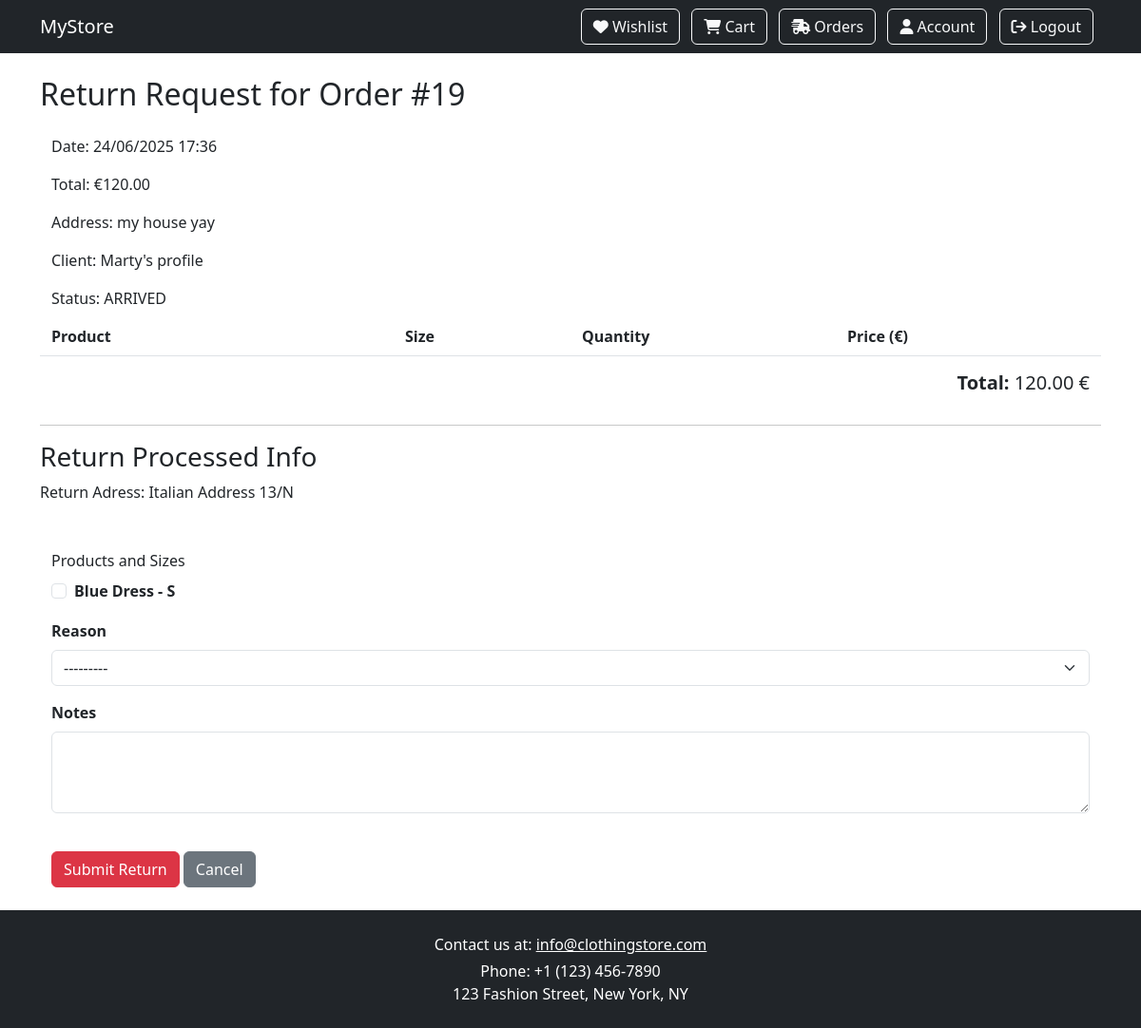
Page /shop/order/19/return/confirm (signed in) on the earlier database version.
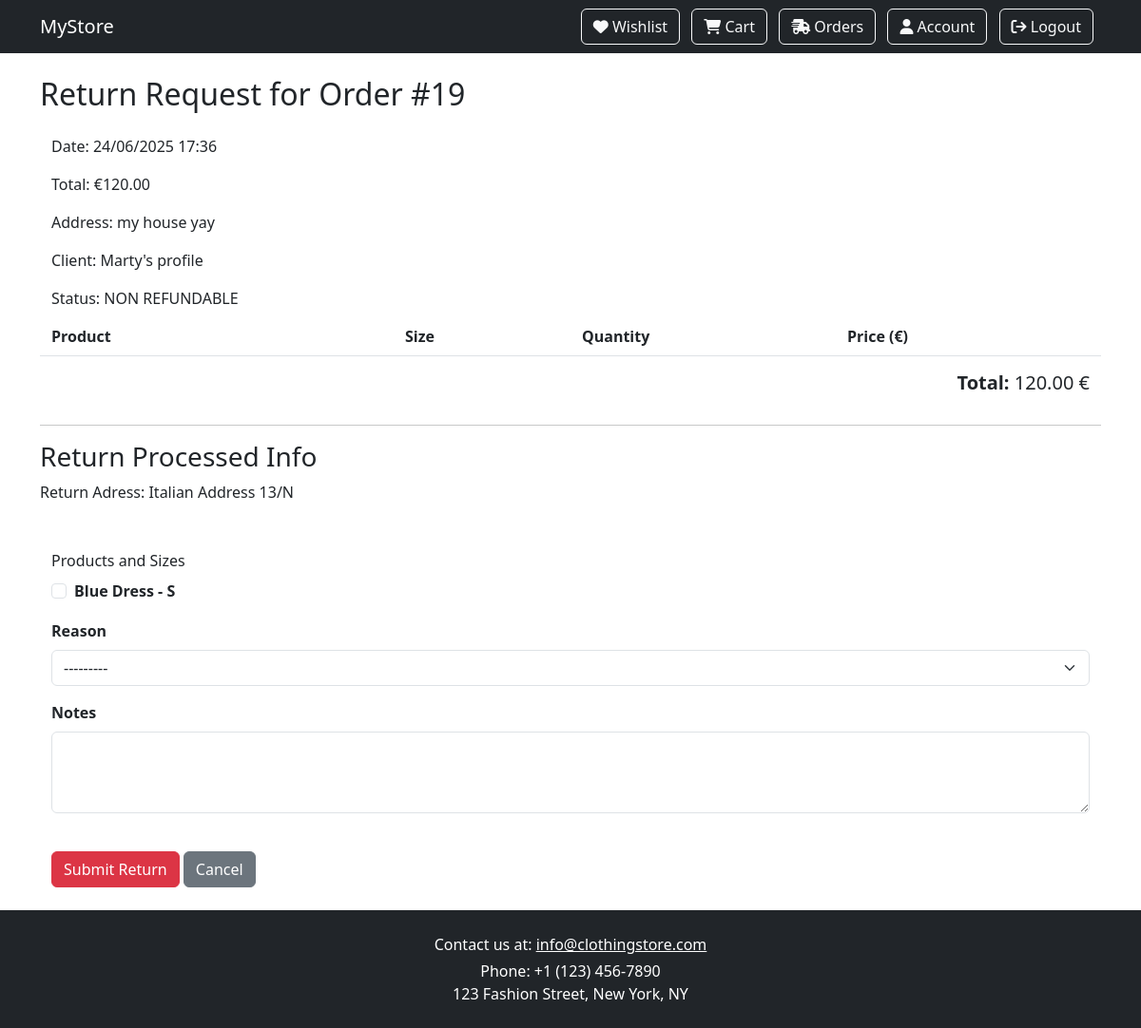
Same page on the later database version.
### shop/models.py (models this page shows, shortened)
class Order(models.Model):
    user = models.ForeignKey(Profile, on_delete=models.PROTECT, related_name="orders")
    total = models.DecimalField(max_digits=10, decimal_places=2, validators=[MinValueValidator(Decimal('0.00'))])
    date = models.DateTimeField(auto_now_add=True)
    address = models.CharField(max_length=255)
    status = models.ForeignKey(Status, on_delete=models.SET_NULL, null=True, blank=True, related_name="status")
    shipped_at = models.DateTimeField(null=True, blank=True)
    arrived_at = models.DateTimeField(null=True, blank=True)

class Status(models.Model):
    name = models.CharField(max_length=50, unique=True)
    class Meta:
        ordering = ['name']
        verbose_name_plural = "Statuses"

### accounts/models.py (models this page shows)
class Profile(models.Model):
    user = models.OneToOneField(User, on_delete=models.CASCADE)
    address = models.CharField(max_length=255, blank=False)
    phone_number = models.CharField(max_length=20, blank=True, unique=True, null=True)
    favourites = models.ManyToManyField(Product, blank=True)
    def __str__(self):
        return f"{self.user.username}'s profile"

### shop/views.py (the view)
# urls.py: path("order/<int:order_id>/return/confirm", views.submit_return_request, name="process_return"),
@transaction.atomic
def submit_return_request(request, order_id):
    order = get_object_or_404(Order, id=order_id, user=request.user.profile)
    if request.method == 'POST':
        form = ReturnRequestForm(request.POST, order=order)
        if form.is_valid():
            return_request = form.save(commit=False)
            return_request.user = request.user.profile
            return_request.order = order
            return_request.save()
            form.save_m2m()
            order.status = Status.objects.get(name='RETURNED')
            order.save()
            for order_product in return_request.order_products.all():
                product_stock, created = ProductStock.objects.get_or_create(
                    product=order_product.product,
                    size=order_product.size,
                    defaults={'stock': 0}
                )
                product_stock.stock += order_product.quantity
                product_stock.save()
            messages.success(request, "Return request submitted successfully.")
            return redirect('order_summary')
    else:
        form = ReturnRequestForm(order=order)
    return render(request, 'return_order.html', {'form': form, 'order': order})

### shop/forms.py
class ReturnRequestForm(forms.ModelForm):
    order_products = forms.ModelMultipleChoiceField(
        queryset=OrderProduct.objects.none(),
        label='Products and Sizes',
        widget=forms.CheckboxSelectMultiple
    )
    class Meta:
        model = ReturnRequest
        fields = ['order_products', 'reason', 'notes']
        widgets = {
            'reason': forms.Select(attrs={'class': 'form-select'}),
            'notes': forms.Textarea(attrs={'class': 'form-control', 'rows': 3}),
        }
    def __init__(self, *args, **kwargs):
        order = kwargs.pop('order', None)
        super().__init__(*args, **kwargs)
        if order:
            self.fields['order_products'].queryset = OrderProduct.objects.filter(order=order)
        self.fields['order_products'].label_from_instance = lambda obj: f"{obj.product.name} - {obj.size}"

### products/models.py (called while the page is built)
    def __str__(self):
        return self.name

### templates/return_order.html (shortened to what this page needs)
{% extends 'base.html' %}
{% load static %}
{% load crispy_forms_tags %}
{% block css %}
    <link rel="stylesheet" href="{% static 'form.css' %}">
{% endblock %}
{% block content %}
    <h2>Return Request for Order #{{ order.id }}</h2>
    <div class="container my-4">
        <div>
            <p>Date: {{ order.date|date:"d/m/Y H:i" }}</p>
            <p>Total: €{{ order.total }}</p>
            <p>Address: {{ order.address }}</p>
            <p>Client: {{ order.user }}</p>
            <p>Status: {{ order.status.name }}</p>
        </div>
        <div class="row fw-bold border-bottom pb-2">
            <div class="col-4">Product</div>
            <div class="col-2">Size</div>
            <div class="col-3">Quantity</div>
            <div class="col-3">Price (€)</div>
        </div>
        <div class="row mt-3">
            <div class="col text-end">
                <h5><strong>Total:</strong> {{ order.total }} €</h5>
            </div>
        </div>
    </div>
    <hr>
    <h3>Return Processed Info</h3>
    <div>
    <p>Return Adress: Italian Address 13/N</p>
    </div>
    <div class="container mt-5">
        <form method="POST" action="{% url 'process_return' order.id %}">
            {{ form|crispy }}
            <button type="submit" class="btn btn-danger mt-4">Submit Return</button>
            <a href="{% url 'order_summary' %}" class="btn btn-secondary mt-4">Cancel</a>
        </form>
    </div>
{% endblock %}

Differences in the rows shown:
changed Order "my house yay": status.name "ARRIVED" → "NON REFUNDABLE"
